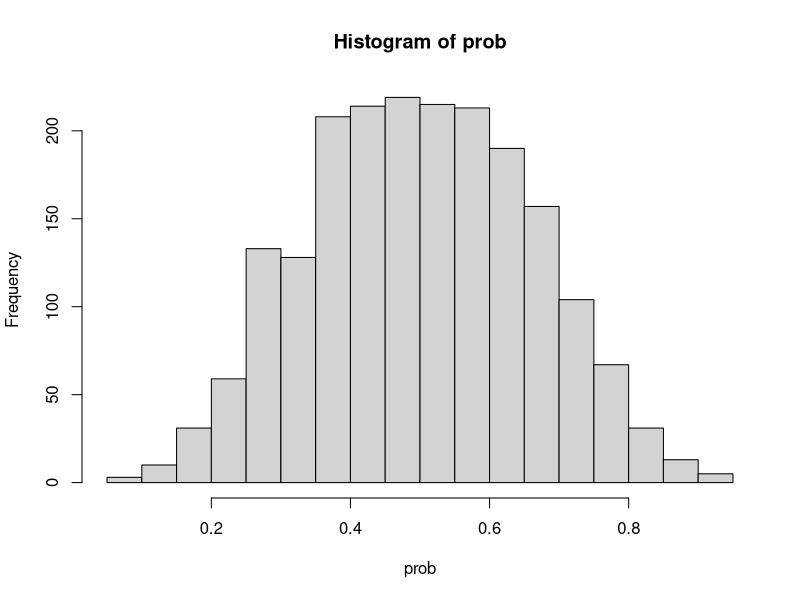
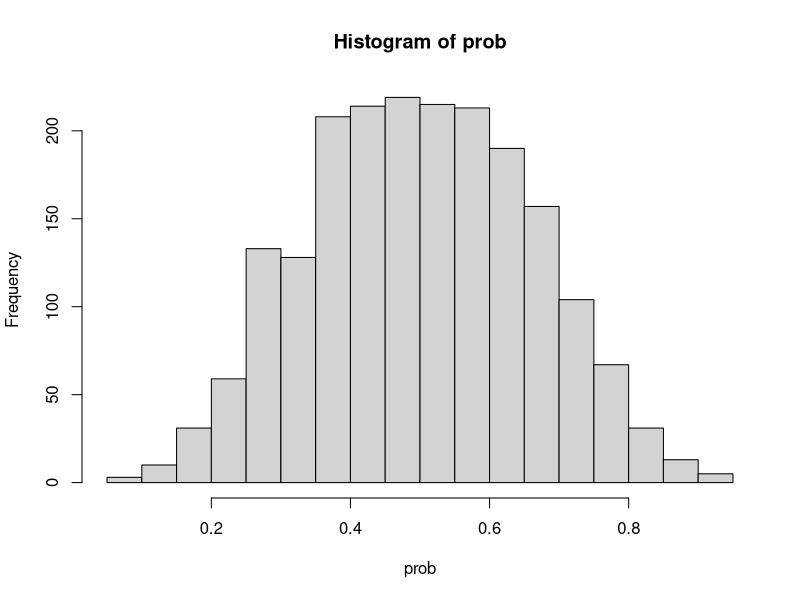
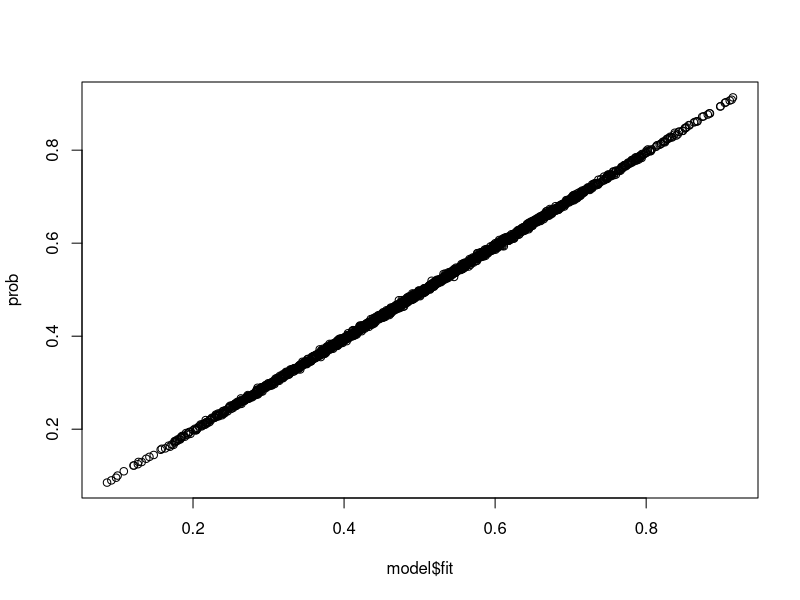
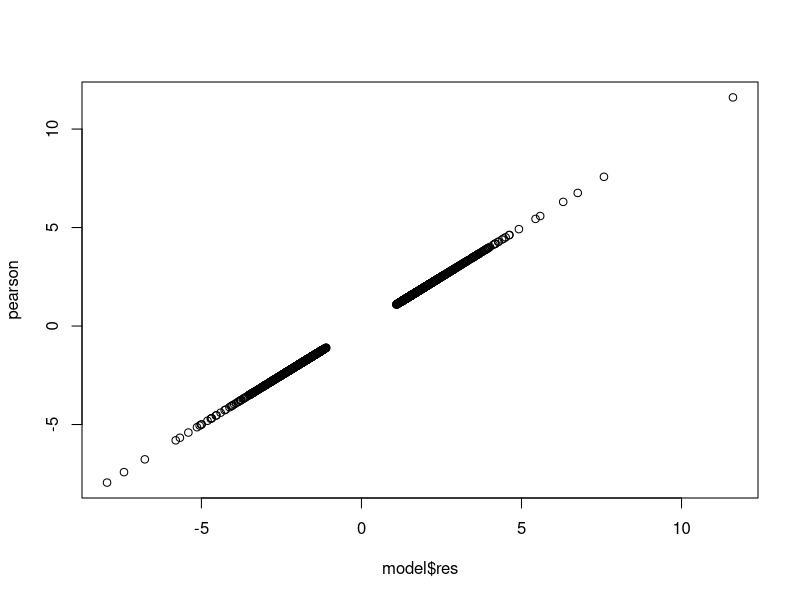
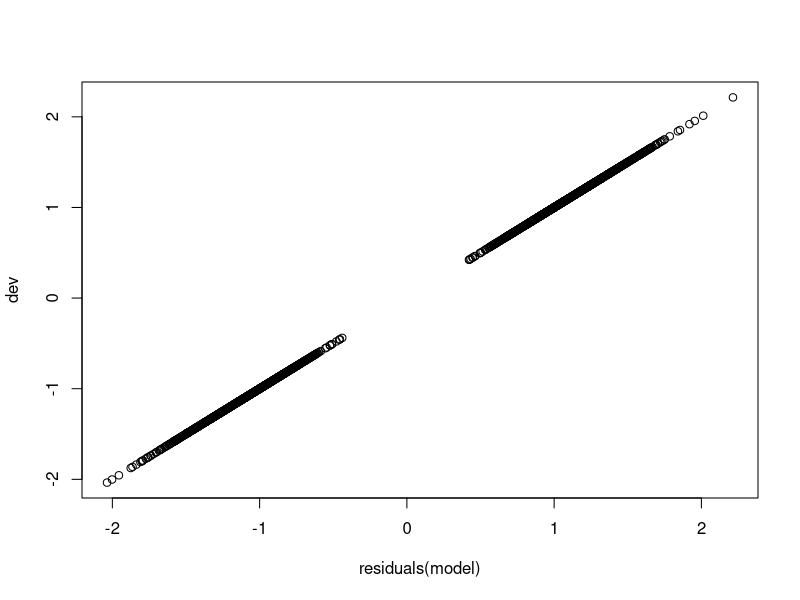
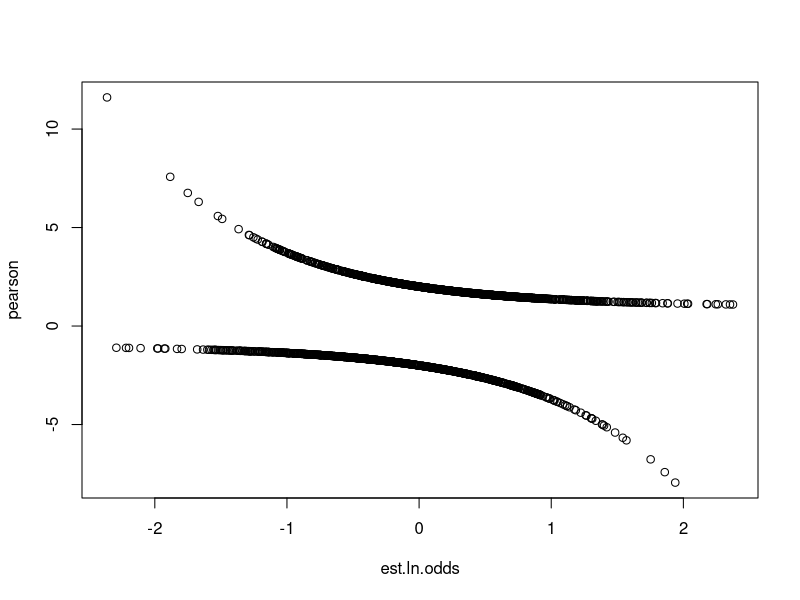
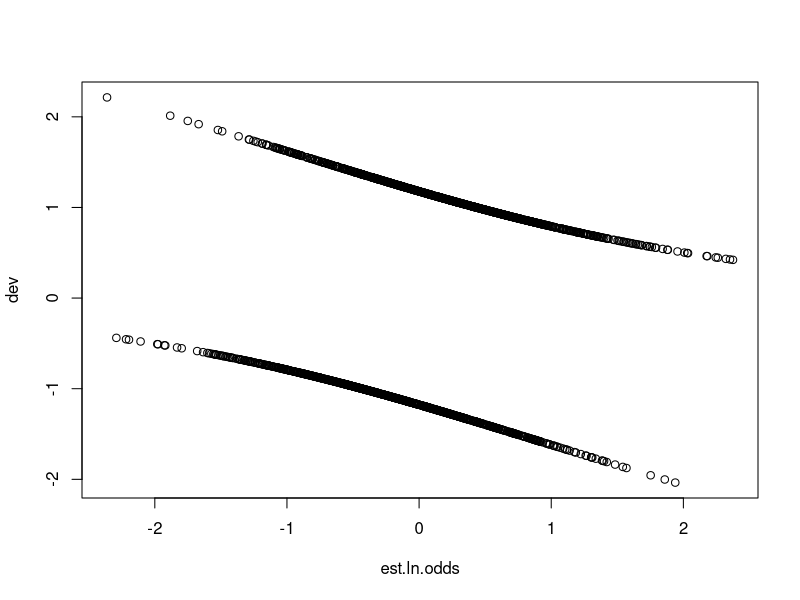
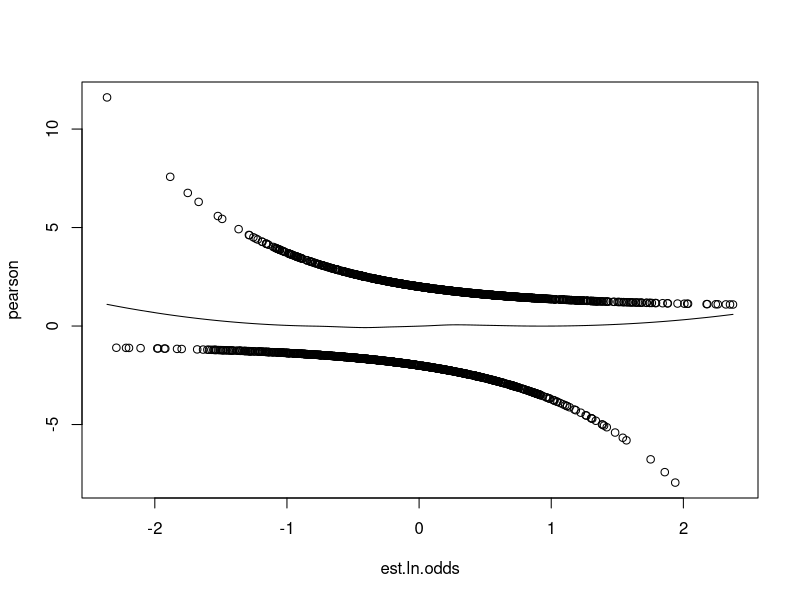

These figures' R source, in order: (Note: this script raises an error after producing the figures.)

#Let's create some data, for now just two predictors

x1 = rnorm(2000,0,10)
x2 = rnorm(2000,0,10)

#Now let's let a logistic regression model be appropriate.  That is to say
#that the log odds are linearly correlated with x1,x2

log.odds = .05*x1 + .05*x2
prob = exp(log.odds)/(1 + exp(log.odds))
hist(prob)

#Now sample y's based on their respective probabilities

y = rep(0,2000)
for(i in 1:2000){y[i] = sample(c(1,0),1,prob=c(prob[i],1-prob[i]))}

log.odds = .05*x1 + .05*x2
prob = exp(log.odds)/(1 + exp(log.odds))
hist(prob)

#Now sample y's based on their respective probabilities

y = rep(0,2000)
for(i in 1:2000){y[i] = sample(c(1,0),1,prob=c(prob[i],1-prob[i]))}

#Now we fit a logistic model 

model = glm(y~x1+x2,family='binomial')

######################################################
###Side quest to discuss interpretations of slopes####
######################################################

#Interpreting slopes of a log reg model
#On average, a one unit increase in x1 results in a 
#.048056 increase in the log odds.

exp(.048056)

#Interpreting slopes of a log reg model
#On average, a one unit increase in x1 results in a 
#4.92% increase in odds.

exp(.048056-1.96*.004946)
exp(.048056+1.96*.004946)

#Interpreting slopes of a log reg model
#We're 95% confidenent that
#on average, Holding all else constant
#a one unit increase in x1 results in a 
#3.91 to 5.95% increase in odds.

#Slope for gender is 0.9 with s.e. = 0.2
#F=1, M=0

exp(0.9+1.96*.2)
exp(0.9-1.96*.2)

#if response is prob you get harrassed in the workplace

#We are 95% confident that on average and
#holding all else constant
#Being a female as opposed to being a male is
#a 66% to 264% increase in odds of being harrassed.

#fitted values (probabilities)

###############################################
#####End of side quest to understand slopes####
###############################################

model$fit


#Note we're in the unique position to compare estimated probabilities to true probabilities

plot(model$fit,prob)

#Now we want to talk about residual diagnostics.  There are several different ways we could think of a residual.  Two that we've discussed are Deviance and Pearson residuals.

dev = (2*y - 1)*sqrt(-2*(y*log(model$fit)+(1-y)*log(1-model$fit)))

pearson = (y - model$fit)/(model$fit*(1-model$fit))

###Note to get deviance you could use residuals(model), to get pearson you could use model$res

plot(model$res,pearson)
plot(residuals(model),dev)

###Now we're interested in understanding how these 
#residuals help clue us in to model assumptions.  
#Let's plot pearson and dev against our estimated log odds.

est.ln.odds = log(model$fit/(1-model$fit))
plot(est.ln.odds,pearson)
plot(est.ln.odds,dev)

#For a specific phat, or estimated log odds, there are only two possible residuals (y = 0, or y = 1).  The idea is that one of those errors will be a smaller error.  As long as
#the larger errors are occurring in relative probabilisitic frequency we have the right model.

loess1 = loess(pearson~est.ln.odds)
plot(est.ln.odds,pearson)
lines(est.ln.odds[order(est.ln.odds)],loess1$fit[order(est.ln.odds)])

loess2 = loess(dev~est.ln.odds)
plot(est.ln.odds,dev)
lines(est.ln.odds[order(est.ln.odds)],loess2$fit[order(est.ln.odds)])

#Pearson residuals are probably better for determining model fit, deviance can be used to determine if there is undue impact of an observation to the model.

#Could also consider plotting each predictor against pearson residuals instead of 
#est.log.odds (which is a linear combination of all predictors)

loess3 = loess(pearson~x1)
loess4 = loess(pearson~x2)
par(mfrow=c(2,1))
plot(x1,pearson)
lines(x1[order(x1)],loess3$fit[order(x1)])

plot(x2,pearson)
lines(x2[order(x2)],loess4$fit[order(x2)])

#The car package has a really nice and easy way of doing all this work.

library(car)
residualPlots(model)

#Lets pretend we have the wrong model now.


log.odds = .05*x1 + .008*x2^2
prob = exp(log.odds)/(1 + exp(log.odds))
hist(prob)


y = rep(0,2000)
for(i in 1:2000){y[i] = sample(c(1,0),1,prob=c(prob[i],1-prob[i]))}


model = glm(y~x1+x2,family='binomial')

plot(model$fit,prob)

residualPlots(model)

model1 = glm(y~x1 + I(x2^2),family='binomial')
residualPlots(model1)
plot(model1$fit,prob)




